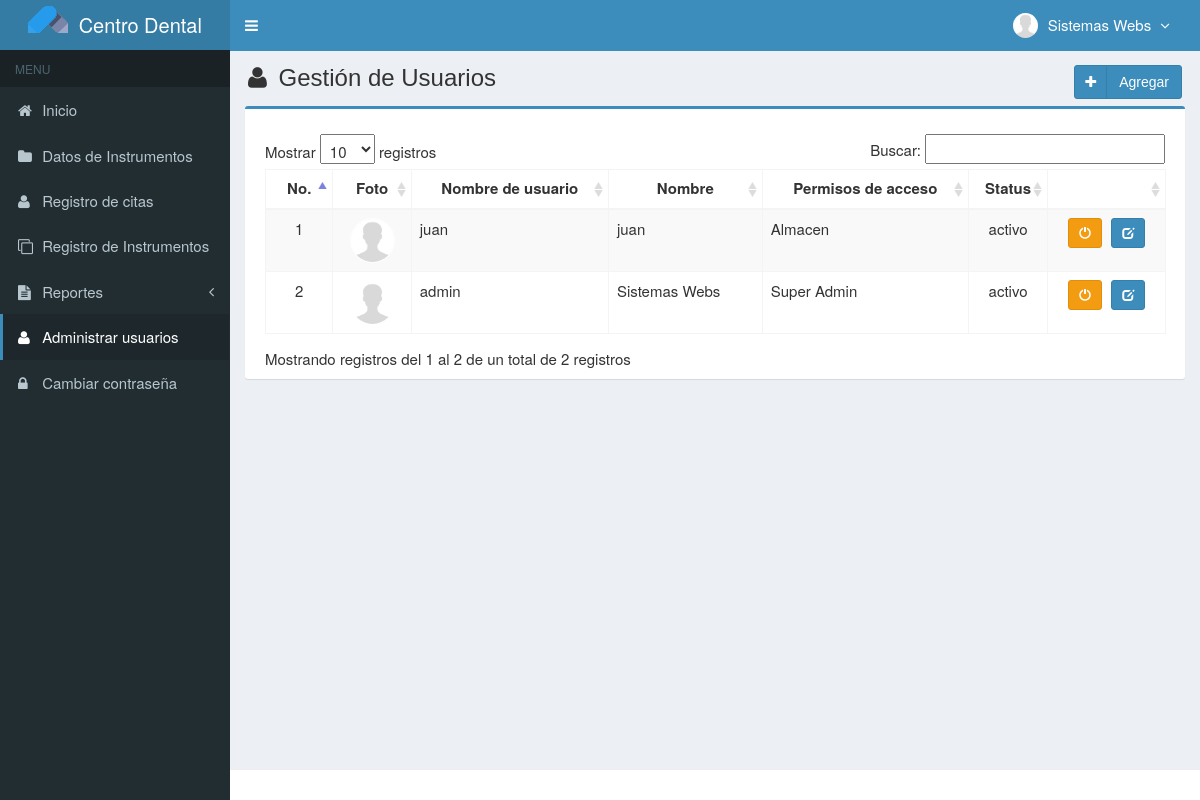
The app's page /main.php?module=user (signed in) with its own data.
### tables this page shows
CREATE TABLE `usuarios` (
  `id_user` int(3) NOT NULL,
  `username` varchar(50) NOT NULL,
  `name_user` varchar(50) NOT NULL,
  `password` varchar(50) NOT NULL,
  `email` varchar(50) DEFAULT NULL,
  `telefono` varchar(13) DEFAULT NULL,
  `foto` varchar(100) DEFAULT NULL,
  `permisos_acceso` enum('Super Admin','Gerente','Almacen') NOT NULL,
  `status` enum('activo','bloqueado') NOT NULL DEFAULT 'activo',
  `created_at` timestamp NOT NULL DEFAULT CURRENT_TIMESTAMP,
  `updated_at` timestamp NOT NULL DEFAULT CURRENT_TIMESTAMP ON UPDATE CURRENT_TIMESTAMP
);

### modules/user/view.php (the view, shortened to what this page needs)
<section class="content-header">
  <h1>
    <i class="fa fa-user icon-title"></i> Gestión de Usuarios
    <a class="btn btn-primary btn-social pull-right" href="?module=form_user&form=add" title="Agregar" data-toggle="tooltip">
      <i class="fa fa-plus"></i> Agregar
    </a>
  </h1>
</section>
<section class="content">
  <div class="row">
    <div class="col-md-12">
      <div class="box box-primary">
        <div class="box-body">
          <table id="dataTables1" class="table table-bordered table-striped table-hover">
            <thead>
              <tr>
                <th class="center">No.</th>
                <th class="center">Foto</th>
                <th class="center">Nombre de usuario</th>
                <th class="center">Nombre</th>
                <th class="center">Permisos de acceso</th>
                <th class="center">Status</th>
                <th class="center"></th>
              </tr>
            </thead>
                        <tbody>
            <?php
            $no = 1;
            $query = mysqli_query($mysqli, "SELECT * FROM usuarios ORDER BY id_user DESC")
                                            or die('error: '.mysqli_error($mysqli));
            while ($data = mysqli_fetch_assoc($query)) {
              echo "<tr>
                      <td width='50' class='center'>$no</td>";
                      if ($data['foto']=="") { ?>
                        <td class='center'><img class='img-user' src='images/user/user-default.png' width='45'></td>
                      <?php
                      } else { ?>
                        <td class='center'><img class='img-user' src='images/user/<?php echo $data['foto']; ?>' width='45'></td>
                      <?php
                      }
              echo "  <td>$data[username]</td>
                      <td>$data[name_user]</td>
                      <td>$data[permisos_acceso]</td>
                      <td class='center'>$data[status]</td>
                      <td class='center' width='100'>
                          <div>";
                          if ($data['status']=='activo') { ?>
                            <a data-toggle="tooltip" data-placement="top" title="Bloqueado" style="margin-right:5px" class="btn btn-warning btn-sm" href="modules/user/proses.php?act=off&id=<?php echo $data['id_user'];?>">
                                <i style="color:#fff" class="glyphicon glyphicon-off"></i>
                            </a>
            <?php
                          }
                          else { ?>
                            <a data-toggle="tooltip" data-placement="top" title="activo" style="margin-right:5px" class="btn btn-success btn-sm" href="modules/user/proses.php?act=on&id=<?php echo $data['id_user'];?>">
                                <i style="color:#fff" class="glyphicon glyphicon-ok"></i>
                            </a>
            <?php
                          }
              echo "      <a data-toggle='tooltip' data-placement='top' title='Modificar' class='btn btn-primary btn-sm' href='?module=form_user&form=edit&id=$data[id_user]'>
                                <i style='color:#fff' class='glyphicon glyphicon-edit'></i>
                            </a>
                          </div>
                      </td>
                    </tr>";
              $no++;
            }
            ?>
            </tbody>
          </table>
        </div>
      </div>
    </div>
  </div>
</section><!-- /.content

### top-menu.php (shortened to what this page needs)
<?php
require_once "config/database.php";
$query = mysqli_query($mysqli, "SELECT id_user, name_user, foto, permisos_acceso FROM usuarios WHERE id_user='$_SESSION[id_user]'")
                                or die('error: '.mysqli_error($mysqli));
$data = mysqli_fetch_assoc($query);
?>
<li class="dropdown user user-menu">
  <a href="#" class="dropdown-toggle" data-toggle="dropdown">
  <?php
  if ($data['foto']=="") { ?>
    <img src="images/user/user-default.png" class="user-image" alt="User Image"/>
  <?php
  }
  else { ?>
    <img src="images/user/<?php echo $data['foto']; ?>" class="user-image" alt="User Image"/>
  <?php
  }
  ?>
    <span class="hidden-xs"><?php echo $data['name_user']; ?> <i style="margin-left:5px" class="fa fa-angle-down"></i></span>
  </a>
</li>

### assets/css/style.css (style rules this page uses)
.btn-social *:first-child { border-right: 1px solid rgba(0, 0, 0, 0.1); bottom: 0; font-size: 1em !important; left: 0; line-height: 32px !important; position: absolute; text-align: center; top: 0; width: 32px !important; }
.content-header { padding: 15px 18px 0; position: relative; }
.center { text-align:center; }
.img-user { border: 1px solid #fff; border-radius: 100%; }
.icon-title { margin-right: 5px; }
body { background-color: #fff; color: #333; font-size: 15px; line-height: 1.42857; }

### records on screen
usuarios: foto (placeholder picture), name_user "Sistemas Webs", username "admin", permisos_acceso "Super Admin", status "activo"
usuarios: username "juan", name_user "juan", permisos_acceso "Almacen", status "activo"
